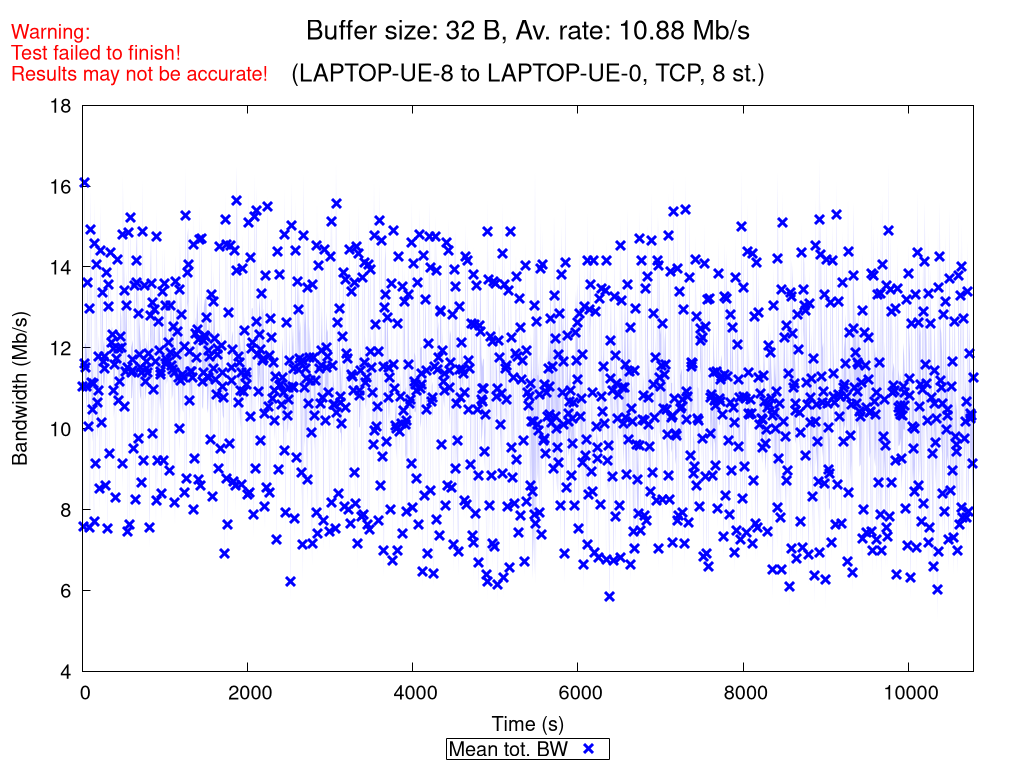

The script that saved this image:
set terminal pngcairo nocrop enhanced size 1024,768 font "Verdana,15"
set output "TCP_8_st_2020_11_17_00-20-38_two2one_00032B.png"

set title "{/=20 Buffer size: 32 B, Av. rate: 10.88 Mb/s}\n\n{/=18 (LAPTOP-UE-8 to LAPTOP-UE-0, TCP, 8 st.)}"
set label "Warning:\nTest failed to finish!\nResults may not be accurate!" at screen 0.01, screen 0.96 tc rgb "red"

set xlabel "Time (s)"
set ylabel "Bandwidth (Mb/s)"
set ytics nomirror
set key bmargin center horizontal box samplen 1 width -1
set bmargin 4.6
set rmargin 4.5

rf = 1000000.0  # rate factor
set style fill transparent solid 0.2 noborder
set autoscale xfix
plot "TCP_8_st_2020_11_17_00-20-38_two2one_00032B_iperf_processed.dat" using 1:($2/rf-$3/rf):($2/rf+$3/rf) with filledcurves lc rgb "blue" notitle, \
     "" using 1:($2/rf) with points pt 2 ps 1.5 lw 3 lc rgb "blue" title "Mean tot. BW", \
